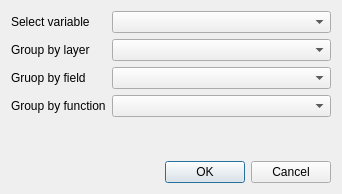
<?xml version="1.0" encoding="UTF-8"?>
<ui version="4.0">
 <class>GROUPBY_FIELD_LB</class>
 <widget class="QDialog" name="GROUPBY_FIELD_LB">
  <property name="geometry">
   <rect>
    <x>0</x>
    <y>0</y>
    <width>342</width>
    <height>194</height>
   </rect>
  </property>
  <property name="windowTitle">
   <string>Dialog</string>
  </property>
  <property name="locale">
   <locale language="English" country="UnitedStates"/>
  </property>
  <layout class="QFormLayout" name="formLayout">
   <item row="0" column="0">
    <widget class="QLabel" name="SELECTVAR_LB">
     <property name="text">
      <string>Select variable</string>
     </property>
    </widget>
   </item>
   <item row="0" column="1">
    <widget class="QComboBox" name="VAR_CB"/>
   </item>
   <item row="1" column="0">
    <widget class="QLabel" name="GROUPBY_LB">
     <property name="text">
      <string>Group by layer</string>
     </property>
    </widget>
   </item>
   <item row="1" column="1">
    <widget class="QgsMapLayerComboBox" name="GROUPBY_LAY_CB"/>
   </item>
   <item row="2" column="0">
    <widget class="QLabel" name="label">
     <property name="text">
      <string>Gruop by field</string>
     </property>
    </widget>
   </item>
   <item row="2" column="1">
    <widget class="QgsFieldComboBox" name="GROUPBY_FLD_CB"/>
   </item>
   <item row="3" column="0">
    <widget class="QLabel" name="GROUPBY_FUN_LB">
     <property name="text">
      <string>Group by function</string>
     </property>
    </widget>
   </item>
   <item row="3" column="1">
    <widget class="QComboBox" name="GROUPBY_FUN_CB"/>
   </item>
   <item row="5" column="1">
    <widget class="QDialogButtonBox" name="buttonBox">
     <property name="orientation">
      <enum>Qt::Horizontal</enum>
     </property>
     <property name="standardButtons">
      <set>QDialogButtonBox::Cancel|QDialogButtonBox::Ok</set>
     </property>
    </widget>
   </item>
   <item row="4" column="1">
    <spacer name="verticalSpacer">
     <property name="orientation">
      <enum>Qt::Vertical</enum>
     </property>
     <property name="sizeHint" stdset="0">
      <size>
       <width>20</width>
       <height>40</height>
      </size>
     </property>
    </spacer>
   </item>
  </layout>
 </widget>
 <customwidgets>
  <customwidget>
   <class>QgsFieldComboBox</class>
   <extends>QComboBox</extends>
   <header>qgsfieldcombobox.h</header>
  </customwidget>
  <customwidget>
   <class>QgsMapLayerComboBox</class>
   <extends>QComboBox</extends>
   <header>qgsmaplayercombobox.h</header>
  </customwidget>
 </customwidgets>
 <resources/>
 <connections>
  <connection>
   <sender>buttonBox</sender>
   <signal>accepted()</signal>
   <receiver>GROUPBY_FIELD_LB</receiver>
   <slot>accept()</slot>
   <hints>
    <hint type="sourcelabel">
     <x>248</x>
     <y>254</y>
    </hint>
    <hint type="destinationlabel">
     <x>157</x>
     <y>274</y>
    </hint>
   </hints>
  </connection>
  <connection>
   <sender>buttonBox</sender>
   <signal>rejected()</signal>
   <receiver>GROUPBY_FIELD_LB</receiver>
   <slot>reject()</slot>
   <hints>
    <hint type="sourcelabel">
     <x>316</x>
     <y>260</y>
    </hint>
    <hint type="destinationlabel">
     <x>286</x>
     <y>274</y>
    </hint>
   </hints>
  </connection>
 </connections>
</ui>
